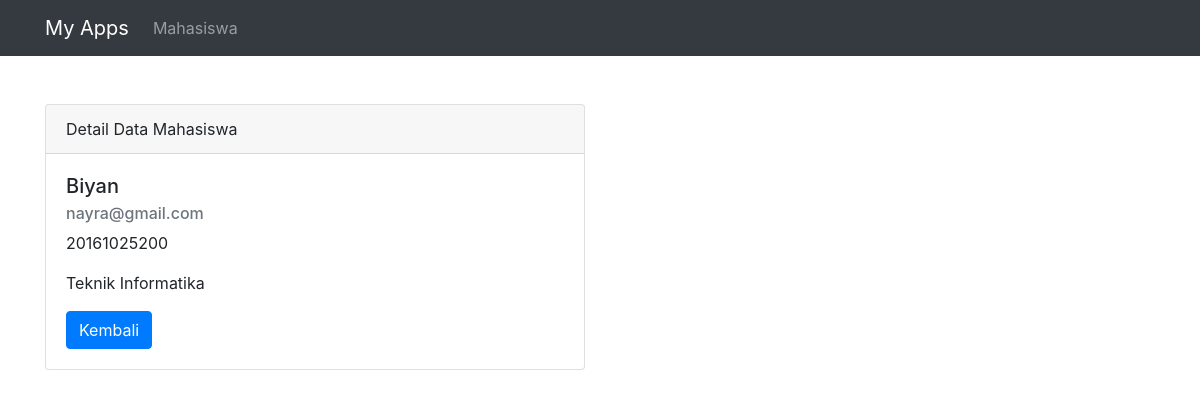
The app's page /mahasiswa/detail/1 with its own data.
### tables this page shows
CREATE TABLE `mahasiswa` (
  `id` int(11) NOT NULL,
  `nama` varchar(100) NOT NULL,
  `nrp` varchar(100) NOT NULL,
  `email` varchar(100) NOT NULL,
  `jurusan` varchar(100) NOT NULL
);

### application/controllers/Mahasiswa.php (called while the page is built, shortened)
<?php
class Mahasiswa extends CI_Controller
{
    public function __construct()
    {
        $this->load->model('Mahasiswa_model');
        $this->load->library('form_validation');
    }
    public function detail($id)
    {
        $data['judul'] = 'Detail Data Mahasiswa';
        $data['mahasiswa'] = $this->Mahasiswa_model->getMahasiswaById($id);
        $this->load->view('templates/header', $data);
        $this->load->view('mahasiswa/detail', $data);
        $this->load->view('templates/footer');
    }
}

### index.php (called while the page is built, shortened)
<?php
require_once BASEPATH.'core/CodeIgniter.php';

### application/models/Mahasiswa_model.php (called while the page is built, shortened)
<?php
class Mahasiswa_model extends CI_model {
    public function getMahasiswaById($id)
    {
        return $this->db->get_where('mahasiswa', ['id' => $id])->row_array();
    }
}

### application/views/mahasiswa/detail.php (the view)
<div class="container">
    <div class="row mt-3">
        <div class="col-md-6">
            <div class="card">
                <div class="card-header">
                    Detail Data Mahasiswa
                </div>
                <div class="card-body">
                    <h5 class="card-title"><?= $mahasiswa['nama']; ?></h5>
                    <h6 class="card-subtitle mb-2 text-muted"><?= $mahasiswa['email']; ?></h6>
                    <p class="card-text"><?= $mahasiswa['nrp']; ?></p>
                    <p class="card-text"><?= $mahasiswa['jurusan']; ?></p>
                    <a href="<?= base_url(); ?>mahasiswa" class="btn btn-primary">Kembali</a>
                </div>
            </div>
        </div>
    </div>
</div>

### records on screen
mahasiswa: nama "Biyan", email "nayra@gmail.com", nrp "20161025200", jurusan "Teknik Informatika"
